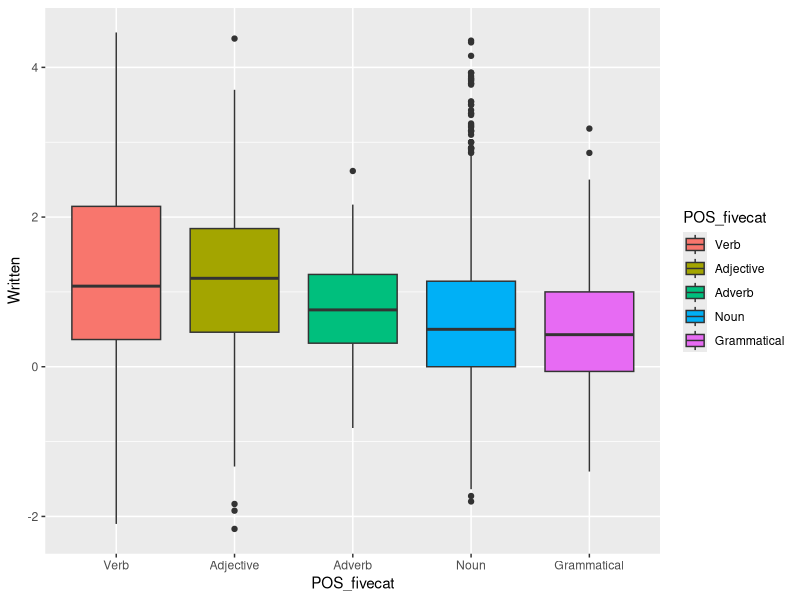

Write R code to recreate this figure.
## Bodo Winter
## August 8, 2015
## Analysis of iconicity data for Evolang

## Analysis is split into two parts:
## (1) - Part of Speech differences
## (2) - Sensory modality differences

library(ggplot2)

## Load in data:

setwd("/Users/teeniematlock/Desktop/research/iconicity/evolang_structure_analysis/")
icon <- read.csv("iconicity_ratings_both.csv",stringsAsFactors=F)

## Make a POS column with grammatical class:

icon$POS_fivecat <- icon$POS
these_NA <- c("#N/A","Number","Interjection","Unclassified","Name")
icon[icon$POS %in% these_NA,]$POS_fivecat <- NA
these_grammatical <- c("Article","Conjunction","Determiner","Ex","Preposition","Pronoun","To","Not")
icon[icon$POS %in% these_grammatical,]$POS_fivecat <- "Grammatical"
icon$POS_fivecat <- factor(icon$POS_fivecat,levels=c("Verb","Adjective","Adverb","Noun","Grammatical"))

## Make a plot of this:

quartz("",9,6)
ggplot(icon[complete.cases(icon$POS_fivecat),],
	aes(x=POS_fivecat,y=Written,fill=POS_fivecat)) +
	geom_boxplot()

## Simple analysis:

summary(aov(Written ~ POS_fivecat,icon))

## Sensory modality strength and sense strength max:

icon$SenseStrength <- with(icon,VisualStrengthMean+HapticStrengthMean+AuditoryStrengthMean+
	OlfactoryStrengthMean+GustatoryStrengthMean)
icon$SenseStrengthMax <- with(icon,pmax(VisualStrengthMean,HapticStrengthMean,AuditoryStrengthMean,
	OlfactoryStrengthMean,GustatoryStrengthMean))

icon$DantzigSenseStrength <- with(icon,DantzigVisual+DantzigHaptic+DantzigAuditory+
	DantzigOlfactory+DantzigGustatory)
icon$DantzigSenseStrengthMax <- with(icon,pmax(DantzigVisual+DantzigHaptic+DantzigAuditory+
	DantzigOlfactory+DantzigGustatory))
	
## Aggregates:

aggregate(Written ~ DominantModality,icon,mean)
aggregate(Written ~ DantzigDominantModality,icon,mean)

## Analysis of this:

summary(lm(Written ~ SenseStrength,icon[complete.cases(icon$SenseStrength),]))
summary(lm(Written ~ SenseStrengthMax,icon[complete.cases(icon$SenseStrength),]))

summary(lm(Written ~ DantzigSenseStrength,icon[complete.cases(icon$DantzigSenseStrength),]))
summary(lm(Written ~ DantzigSenseStrengthMax,icon[complete.cases(icon$DantzigSenseStrength),]))

summary(lm(Written ~ DominantModality,icon))
summary(lm(Written ~ DantzigDominantModality,icon))

summary(lm(Written ~ VisualStrengthMean,icon[complete.cases(icon$VisualStrengthMean),]))
summary(lm(Written ~ HapticStrengthMean,icon[complete.cases(icon$HapticStrengthMean),]))
summary(lm(Written ~ AuditoryStrengthMean,icon[complete.cases(icon$AuditoryStrengthMean),]))
summary(lm(Written ~ OlfactoryStrengthMean,icon[complete.cases(icon$OlfactoryStrengthMean),]))
summary(lm(Written ~ GustatoryStrengthMean,icon[complete.cases(icon$GustatoryStrengthMean),]))

summary(lm(Written ~ DantzigVisual,icon[complete.cases(icon$DantzigVisual),]))
summary(lm(Written ~ DantzigHaptic,icon[complete.cases(icon$DantzigHaptic),]))
summary(lm(Written ~ DantzigAuditory,icon[complete.cases(icon$DantzigAuditory),]))
summary(lm(Written ~ DantzigOlfactory,icon[complete.cases(icon$DantzigOlfactory),]))
summary(lm(Written ~ DantzigGustatory,icon[complete.cases(icon$DantzigGustatory),]))

## Define bimodality functions ala Freeman & Ambady et al. (2010):

# third moment from Jack Vevea's slides
# (calculating the mean and the sd before the main equation saves processing time)
skew = function(x){
	N=length(x)
	themean=mean(x)
	thesd=sd(x)
	(N/((N-1)*(N-2)))*sum(((x-themean)^3)/(thesd^3))
	}
# fourth moment from Jack Vevea's slides
# (calculating the mean and the sd before the main equation saves processing time)
kurt = function(x){
	N=length(x)
	themean=mean(x)
	thesd=sd(x)
	((N*(N+1))/((N-1)*(N-2)*(N-3)))*
		sum(((x-themean)^4)/(thesd^4))-
		((3*((N-1)^2))/((N-2)*(N-3)))
	}

# bimodality coefficient function that uses skew and kurtosis functions
bimodality=function(myvector){
	N=length(myvector)
	numerator=skew(myvector)^2
	subnumerator=3*(N-1)^2
	subdenominator=(N-2)*(N-3)
	denominator=kurt(myvector)+subnumerator/subdenominator
	b=numerator/denominator
	return(b)
	}

## Bimodality stats:

library(diptest)
dip.test(icon[icon$POS_fivecat=="Verb",]$Written)
dip.test(icon[icon$POS_fivecat=="Noun",]$Written)
dip.test(icon[icon$POS_fivecat=="Adjective",]$Written)
dip.test(icon[icon$POS_fivecat=="Adverb",]$Written)
dip.test(icon[icon$POS_fivecat=="Grammatical",]$Written)
bimodality(icon$Written)			# no evidence for bimodality
